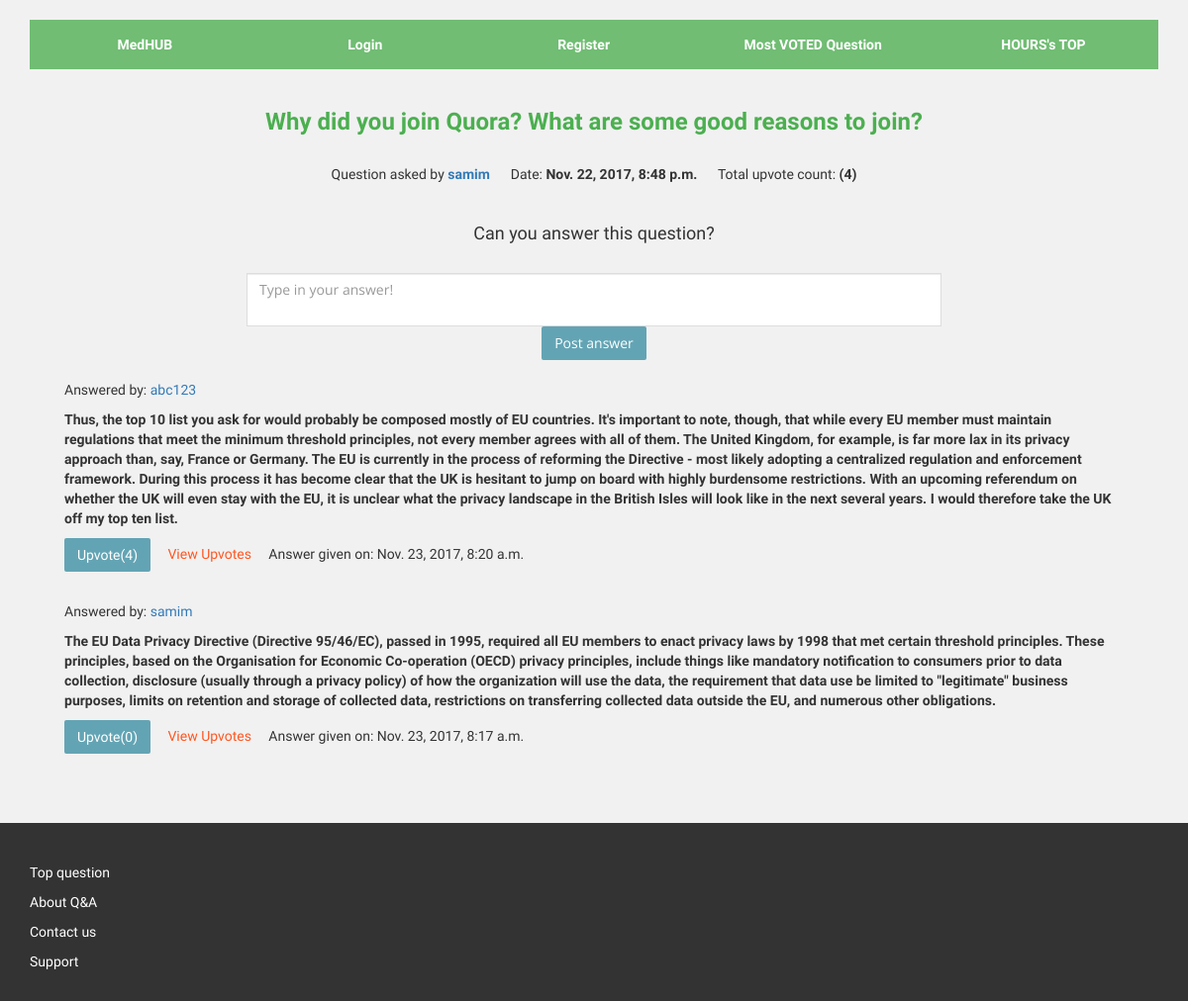
The page /qid=28/ on the database its author committed.
### qna/models.py (models this page shows, shortened)
class Question(models.Model):
	title = models.TextField()
	detail = models.TextField(blank=True, null=True)
	question_by = models.ForeignKey(User, default=1, related_name='question_by', blank=True, null=True)
	time = models.DateTimeField(auto_now = True)
	class Meta:
		ordering = ["-time"]

class Answer(models.Model):
	answer_by = models.ForeignKey(User, default=1, related_name='answer_by', blank=True, null=True)
	question_name = models.ForeignKey(Question, on_delete = models.CASCADE, related_name='question_name', blank=True, null=True)
	detail = models.TextField()
	time = models.DateTimeField(auto_now = True)
	class Meta:
		ordering = ["-time"]

class Upvote(models.Model):
	upvoted_by = models.ForeignKey(User, default=1, related_name='upvoted_by', blank=True, null=True )
	upvoted_question = models.ForeignKey(Question, on_delete = models.CASCADE, related_name='upvoted_question')
	upvoted_answer = models.ForeignKey(Answer, on_delete = models.CASCADE, related_name='upvoted_answer')
	time = models.DateTimeField(auto_now = True)

### qna/views.py (the view, shortened to what this page needs)
# urls.py: url(r'^qid=(?P<question_id>\w+)/$', question, name="question"),
def question(request, question_id):
	question_instance = Question.objects.get(id= question_id)
	context = {}
	context['question'] = question_instance
	form = AnswerForm(request.POST or None)
	context['form'] = form
	return render(request, 'body/question.html', context)

### qna/forms.py (shortened to what this page needs)
class AnswerForm(forms.Form):
    detail = forms.CharField(widget = forms.Textarea(
        attrs = {'rows': '2',
                'class': 'form-control bordr',
                'placeholder': 'Type in your answer!',}),
        error_messages={'required': 'You cannot post an empty answer!'})

### qna/templates/body/question.html (shortened to what this page needs)
{% extends 'nav/nav.html' %}
{% block content %}
<div class="row text-center">
	<br>
	<h3 style="font-weight: bold; color: #4caf50">{{ question.title }}</h3>
	<br>
	<p>Question asked by <strong><a href="{% url 'profile' question.question_by %}">{{ question.question_by }}</a></strong>&nbsp &nbsp &nbsp Date: <strong>{{ question.time }}</strong>&nbsp &nbsp &nbsp Total upvote count: <strong>({{ question.upvoted_question.count }})</strong></p>
</div>
<br>
<div class="row">
	<div class="text-center" style="margin-left: 20%; margin-right: 20%;">
	<h4>Can you answer this question?</h4>
	<br>
		<form method="post">
			{{ form.detail }}
			<button class="btn btn-primary" type="submit">Post answer</button>
		</form>
	</div>
</div>
{% for answer in question.question_name.all %}
<div class="row" style="padding-left: 50px; padding-right: 50px;">
	<br>
	<p>Answered by: <a href="{% url 'profile' answer.answer_by.username %}">{{ answer.answer_by }}</a></p>
	<p style="font-weight: bold;">{{ answer.detail }}</p>
	<p>{% for voter in answer.upvoted_answer.all  %}
		{% if voter.upvoted_by == user %}
		<a href="{% url 'remove_upvote' answer.id %}">
			<button class="btn btn-default">Upvoted({{ answer.upvoted_answer.count }})
			</button>
		</a>
		{% elif forloop.last == True %}
		<a href="{% url 'upvote' answer.id %}">
			<button class="btn btn-primary">Upvote({{ answer.upvoted_answer.count }})
			</button>
		</a>
		{% endif %}
	    {% endfor %}
	    {% if answer.upvoted_answer.count == 0 %}
		<a href="{% url 'upvote' answer.id %}">
			<button class="btn btn-primary">Upvote({{ answer.upvoted_answer.count }})
			</button>
		</a>
	    {% endif %}
	    &nbsp &nbsp <a href="{% url 'upvoters_list' answer.id %}" style="color: #ff5722;">View Upvotes</a>
		&nbsp &nbsp Answer given on: {{ answer.time }}
	</p>
</div>
{% endfor %}
{% endblock %}

### qna/static/css/style.css (style rules this page uses)
.bordr { border: 1px solid #ddd; }

### qna/static/css/justified-nav.css (style rules this page uses)
body { padding-top: 20px; }

### qna/templates/nav/nav.html (style rules this page uses)
p,h1,h2,h3,h4,h5,a { font-family: 'Varela Round', sans-serif; }

### rows shown on the page
Question: title "Why did you join Quora? What are some good reasons to join?", question_by "samim", time "Nov. 22, 2017, 8:48 p.m.", upvoted_question.count "4"
Answer: answer_by "abc123", detail "Thus, the top 10 list you ask for would probably be composed mostly of EU countries. It's important to note, though, that while every EU member must maintain regulations that meet the minimum threshold principles, not every member agrees with all of them. The United Kingdom, for example, is far more lax in its privacy approach than, say, France or Germany. The EU is currently in the process of reforming the Directive - most likely adopting a centralized regulation and enforcement framework. During this process it has become clear that the UK is hesitant to jump on board with highly burdensome restrictions. With an upcoming referendum on whether the UK will even stay with the EU, it is…", upvoted_answer.count "4", time "Nov. 23, 2017, 8:20 a.m."
Answer: answer_by "samim", detail "The EU Data Privacy Directive (Directive 95/46/EC), passed in 1995, required all EU members to enact privacy laws by 1998 that met certain threshold principles. These principles, based on the Organisation for Economic Co-operation (OECD) privacy principles, include things like mandatory notification to consumers prior to data collection, disclosure (usually through a privacy policy) of how the organization will use the data, the requirement that data use be limited to \"legitimate\" business purposes, limits on retention and storage of collected data, restrictions on transferring collected data outside the EU, and numerous other obligations.", upvoted_answer.count "0", time "Nov. 23, 2017, 8:17 a.m."
